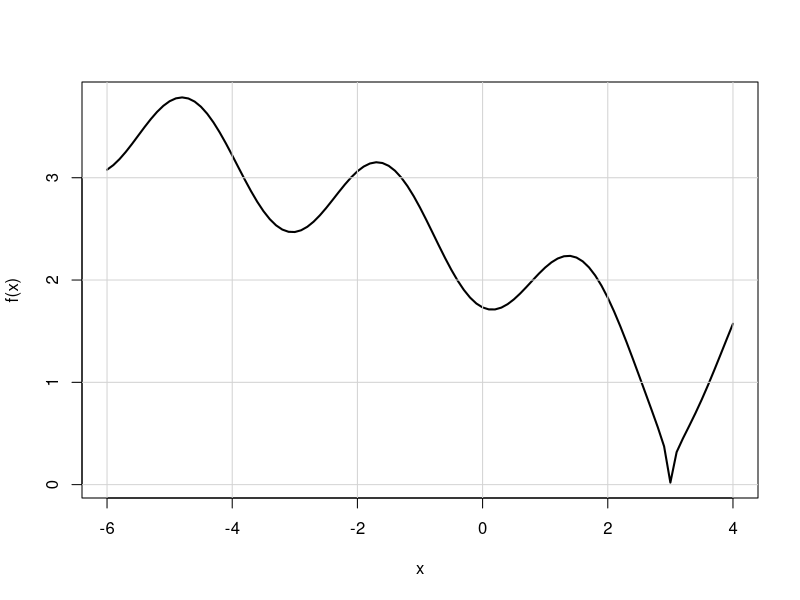

Write R code to recreate this figure. (Note: this script raises an error after producing the figure.)
#Révision TP1
#20201020

# Exo 1 ####
is.integer(2)
typeof(2)

if(sqrt(2) * sqrt(2) != 2L) print("what ?!")
sqrt(2)*sqrt(2)

if(0.1 + 0.2 == 0.3) print("result is ok")
if(0.10 + 0.20 == 0.30) print("result is ok")
#Explication
#https://techtalkbook.com/why-0-1-0-2-does-not-equal-0-3/
if(0.5 + 0.25 == 0.75 )print("of course")

if(0.1 + 0.2 != 0.3) print("no way !!!!")


# Exo 2 ####
#1.
f <- function(x) sin(x) ^ 2 + sqrt(abs(x-3))
f <- function(x){
  return( sin(x) ^ 2 + sqrt(abs(x-3)) ) 
}
#2.
#a.
curve(f, from = -6, to = 4, lwd = 2)
grid(lty = 1)
#b. ggplot ?
#ggplot()
#3. 
integrate(f, -6, 4)
#4. ...

# Exo 3 ####
## Exercice 3 (Problème) : deuxième version ####

rm(list = ls())
# 1.
simuData <- function(n) rnorm(n)
# 2.
perte <- function(s, y, p) (sum(abs(s - y) ^ p)) ^ (1 / p)
# 3.
y <- simuData(20)

ps <- c(1, 2, 5, 1/2)
lps <- length(ps)
results <- data.frame(p         = numeric(lps),
                      minimum   = numeric(lps),
                      objective = numeric(lps))

for (p in seq_along(ps)) {
  print(paste("Begin computation for p = ", ps[p]))
  res <- optimise(f = perte, interval = range(y), y = y, p = ps[p])
  results[p, ] <- c(ps[p], res)
}
# 4. Représenter de manière graphique la fonction de perte ainsi que la valeur optimale.
vecto <- Vectorize(perte)
curve(vecto, from = 0, to = 1)

#version imene 
## Exercice 3 ####
## Devoir 1
## erreur dans l'énnonce : sum(abs(s-yi))

rm(list = ls())
# 1.
simuData <- function(n) {
  set.seed(2020)
  runif(n)
}

# 2.
perte <- function(s, y = simuData(20), p = 2) (sum(abs(s - y) ^ p)) ^ (1 / p)

# 3.
y <- simuData(20)

ps <- c(1, 2, 5, 1/2)
lps <- length(ps)
lps
results <- data.frame(p = numeric(lps),
                      minimum = numeric(lps),
                      objective = numeric(lps))

for (p in seq_along(ps)) {
  print(paste("Begin computation for p = ", ps[p]))
  res <- optimise(f = perte, interval = range(y), y = y, p = ps[p])
  results[p, ] <- c(ps[p], res)
}
results

#4.
vectorized_perte <- Vectorize(perte)
curve(vectorized_perte, from = 0, to = 2) #Plot for p = 2
abline(h = results$objective[1], col='blue')
abline(h = results$objective[2], col='red')

#5.
print(paste("Median of y : ", median(y))) # should be minimum for p = 1
print(paste("Minimmum of loss function for p = 1 : ", results$minimum[1]))

print(paste("Mean of y : ", mean(y))) # should be minimum for p = 2
print(paste("Minimmum of loss function for p = 2 : ", results$minimum[2]))
# Exos Additionnels